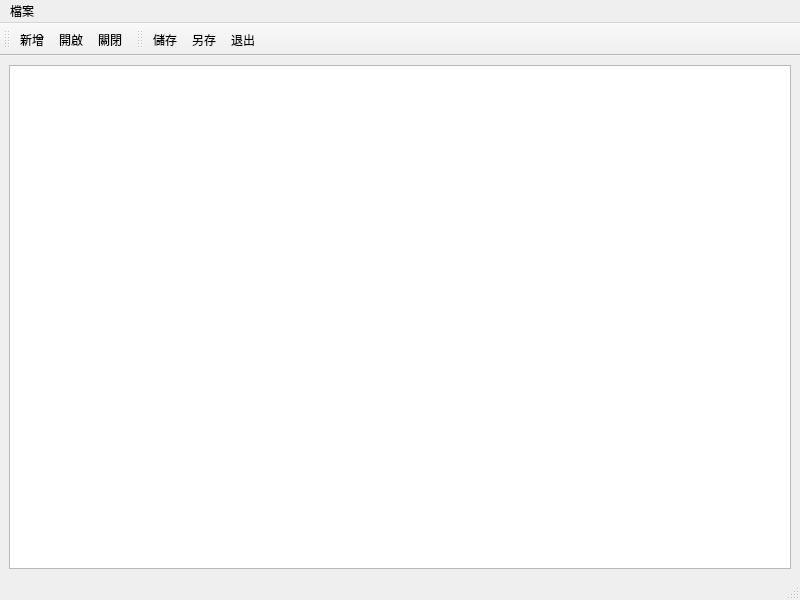
<?xml version="1.0" encoding="UTF-8"?>
<ui version="4.0">
 <class>MainWindow</class>
 <widget class="QMainWindow" name="MainWindow">
  <property name="geometry">
   <rect>
    <x>0</x>
    <y>0</y>
    <width>800</width>
    <height>600</height>
   </rect>
  </property>
  <property name="windowTitle">
   <string>MainWindow</string>
  </property>
  <widget class="QWidget" name="centralwidget">
   <layout class="QHBoxLayout" name="horizontalLayout">
    <item>
     <widget class="QPlainTextEdit" name="plainTextEdit"/>
    </item>
   </layout>
  </widget>
  <widget class="QMenuBar" name="menubar">
   <property name="geometry">
    <rect>
     <x>0</x>
     <y>0</y>
     <width>800</width>
     <height>21</height>
    </rect>
   </property>
   <widget class="QMenu" name="menu">
    <property name="title">
     <string>檔案</string>
    </property>
    <addaction name="action"/>
    <addaction name="action_2"/>
    <addaction name="action_3"/>
    <addaction name="separator"/>
    <addaction name="action_5"/>
    <addaction name="action_6"/>
    <addaction name="separator"/>
    <addaction name="action_8"/>
   </widget>
   <addaction name="menu"/>
  </widget>
  <widget class="QStatusBar" name="statusbar"/>
  <widget class="QToolBar" name="toolBar">
   <property name="windowTitle">
    <string>toolBar</string>
   </property>
   <attribute name="toolBarArea">
    <enum>TopToolBarArea</enum>
   </attribute>
   <attribute name="toolBarBreak">
    <bool>false</bool>
   </attribute>
   <addaction name="action"/>
   <addaction name="action_2"/>
   <addaction name="action_3"/>
  </widget>
  <widget class="QToolBar" name="toolBar_2">
   <property name="windowTitle">
    <string>toolBar_2</string>
   </property>
   <attribute name="toolBarArea">
    <enum>TopToolBarArea</enum>
   </attribute>
   <attribute name="toolBarBreak">
    <bool>false</bool>
   </attribute>
   <addaction name="action_5"/>
   <addaction name="action_6"/>
   <addaction name="action_8"/>
  </widget>
  <action name="action">
   <property name="icon">
    <iconset resource="icons.qrc">
     <normaloff>:/icons/images/new.png</normaloff>:/icons/images/new.png</iconset>
   </property>
   <property name="text">
    <string>新增</string>
   </property>
  </action>
  <action name="action_2">
   <property name="icon">
    <iconset resource="icons.qrc">
     <normaloff>:/icons/images/open.png</normaloff>:/icons/images/open.png</iconset>
   </property>
   <property name="text">
    <string>開啟</string>
   </property>
  </action>
  <action name="action_3">
   <property name="text">
    <string>關閉</string>
   </property>
  </action>
  <action name="action_5">
   <property name="icon">
    <iconset resource="icons.qrc">
     <normaloff>:/icons/images/save.png</normaloff>:/icons/images/save.png</iconset>
   </property>
   <property name="text">
    <string>儲存</string>
   </property>
  </action>
  <action name="action_6">
   <property name="text">
    <string>另存</string>
   </property>
  </action>
  <action name="action_8">
   <property name="text">
    <string>退出</string>
   </property>
  </action>
 </widget>
 <resources>
  <include location="icons.qrc"/>
 </resources>
 <connections/>
</ui>
